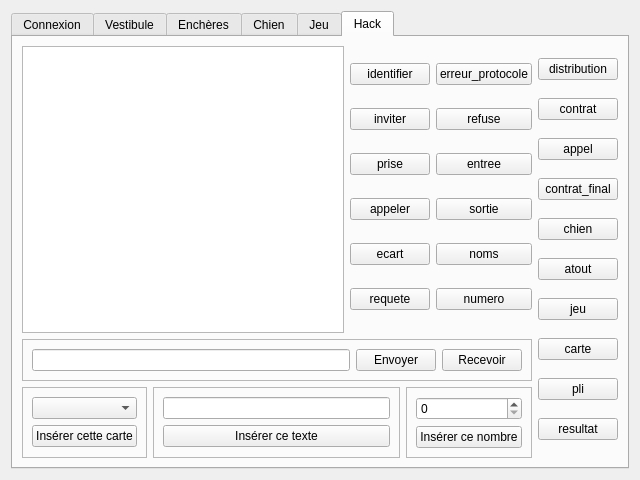
<?xml version="1.0" encoding="UTF-8"?>
<ui version="4.0">
 <class>client</class>
 <widget class="QWidget" name="client">
  <property name="geometry">
   <rect>
    <x>0</x>
    <y>0</y>
    <width>640</width>
    <height>480</height>
   </rect>
  </property>
  <property name="windowTitle">
   <string>Client</string>
  </property>
  <layout class="QGridLayout" name="gridLayout">
   <item row="1" column="0">
    <widget class="QTabWidget" name="tabs">
     <property name="tabShape">
      <enum>QTabWidget::Rounded</enum>
     </property>
     <property name="currentIndex">
      <number>5</number>
     </property>
     <property name="elideMode">
      <enum>Qt::ElideNone</enum>
     </property>
     <widget class="QWidget" name="page_connexion">
      <attribute name="title">
       <string>Connexion</string>
      </attribute>
      <layout class="QGridLayout" name="gridLayout_5">
       <item row="1" column="2">
        <spacer name="horizontalSpacer_2">
         <property name="orientation">
          <enum>Qt::Horizontal</enum>
         </property>
         <property name="sizeHint" stdset="0">
          <size>
           <width>40</width>
           <height>20</height>
          </size>
         </property>
        </spacer>
       </item>
       <item row="0" column="1">
        <spacer name="verticalSpacer">
         <property name="orientation">
          <enum>Qt::Vertical</enum>
         </property>
         <property name="sizeHint" stdset="0">
          <size>
           <width>20</width>
           <height>40</height>
          </size>
         </property>
        </spacer>
       </item>
       <item row="2" column="1">
        <spacer name="verticalSpacer_2">
         <property name="orientation">
          <enum>Qt::Vertical</enum>
         </property>
         <property name="sizeHint" stdset="0">
          <size>
           <width>20</width>
           <height>40</height>
          </size>
         </property>
        </spacer>
       </item>
       <item row="1" column="0">
        <spacer name="horizontalSpacer">
         <property name="orientation">
          <enum>Qt::Horizontal</enum>
         </property>
         <property name="sizeHint" stdset="0">
          <size>
           <width>40</width>
           <height>20</height>
          </size>
         </property>
        </spacer>
       </item>
       <item row="1" column="1">
        <widget class="QFrame" name="frame">
         <property name="frameShape">
          <enum>QFrame::StyledPanel</enum>
         </property>
         <property name="frameShadow">
          <enum>QFrame::Raised</enum>
         </property>
         <layout class="QGridLayout" name="gridLayout_6">
          <item row="0" column="0">
           <widget class="QLabel" name="label">
            <property name="text">
             <string>Adresse IP :</string>
            </property>
           </widget>
          </item>
          <item row="0" column="1">
           <widget class="QLineEdit" name="champ_IP"/>
          </item>
          <item row="1" column="0">
           <widget class="QLabel" name="label_2">
            <property name="text">
             <string>Port :</string>
            </property>
           </widget>
          </item>
          <item row="1" column="1">
           <widget class="QSpinBox" name="spinBox">
            <property name="minimum">
             <number>1</number>
            </property>
            <property name="maximum">
             <number>65535</number>
            </property>
            <property name="value">
             <number>45678</number>
            </property>
           </widget>
          </item>
          <item row="2" column="0" colspan="2">
           <widget class="QPushButton" name="connecter">
            <property name="text">
             <string>Connexion</string>
            </property>
            <property name="checkable">
             <bool>true</bool>
            </property>
           </widget>
          </item>
         </layout>
        </widget>
       </item>
      </layout>
     </widget>
     <widget class="QWidget" name="page_vestibule">
      <attribute name="title">
       <string>Vestibule</string>
      </attribute>
      <layout class="QGridLayout" name="gridLayout_2">
       <item row="0" column="0">
        <layout class="QHBoxLayout" name="horizontalLayout_3">
         <item>
          <widget class="QLineEdit" name="champ_nom">
           <property name="text">
            <string/>
           </property>
           <property name="maxLength">
            <number>16</number>
           </property>
           <property name="placeholderText">
            <string>Entrez votre nom ici...</string>
           </property>
          </widget>
         </item>
         <item>
          <widget class="QPushButton" name="identifier">
           <property name="text">
            <string>OK</string>
           </property>
           <property name="checkable">
            <bool>true</bool>
           </property>
           <property name="checked">
            <bool>false</bool>
           </property>
          </widget>
         </item>
        </layout>
       </item>
       <item row="1" column="0">
        <layout class="QHBoxLayout" name="horizontalLayout_4">
         <item>
          <widget class="QListView" name="vestibule">
           <property name="selectionMode">
            <enum>QAbstractItemView::MultiSelection</enum>
           </property>
          </widget>
         </item>
         <item>
          <widget class="QPushButton" name="inviter">
           <property name="sizePolicy">
            <sizepolicy hsizetype="Minimum" vsizetype="Expanding">
             <horstretch>0</horstretch>
             <verstretch>0</verstretch>
            </sizepolicy>
           </property>
           <property name="text">
            <string>Inviter</string>
           </property>
          </widget>
         </item>
        </layout>
       </item>
      </layout>
     </widget>
     <widget class="QWidget" name="page_encheres">
      <attribute name="title">
       <string>Enchères</string>
      </attribute>
      <layout class="QGridLayout" name="gridLayout_3">
       <item row="0" column="0">
        <layout class="QGridLayout" name="gridLayout_4">
         <item row="0" column="1">
          <widget class="QLabel" name="label_4">
           <property name="text">
            <string>Vos cartes</string>
           </property>
          </widget>
         </item>
         <item row="0" column="0">
          <widget class="QLabel" name="label_3">
           <property name="text">
            <string>Enchères</string>
           </property>
          </widget>
         </item>
         <item row="1" column="0">
          <widget class="QListView" name="vue_enchres">
           <property name="editTriggers">
            <set>QAbstractItemView::NoEditTriggers</set>
           </property>
          </widget>
         </item>
         <item row="1" column="1">
          <widget class="QListView" name="vue_cartes">
           <property name="editTriggers">
            <set>QAbstractItemView::NoEditTriggers</set>
           </property>
          </widget>
         </item>
        </layout>
       </item>
       <item row="0" column="1">
        <layout class="QVBoxLayout" name="verticalLayout">
         <item>
          <widget class="QRadioButton" name="passe">
           <property name="text">
            <string>Passe</string>
           </property>
           <property name="checked">
            <bool>true</bool>
           </property>
          </widget>
         </item>
         <item>
          <widget class="QRadioButton" name="prise">
           <property name="text">
            <string>Prise</string>
           </property>
          </widget>
         </item>
         <item>
          <widget class="QRadioButton" name="garde">
           <property name="text">
            <string>Garde</string>
           </property>
          </widget>
         </item>
         <item>
          <widget class="QRadioButton" name="garde_sans">
           <property name="text">
            <string>Garde Sans</string>
           </property>
          </widget>
         </item>
         <item>
          <widget class="QRadioButton" name="garde_contre">
           <property name="text">
            <string>Garde Contre</string>
           </property>
          </widget>
         </item>
         <item>
          <widget class="QPushButton" name="priser">
           <property name="text">
            <string>Ok</string>
           </property>
          </widget>
         </item>
         <item>
          <spacer name="verticalSpacer_3">
           <property name="orientation">
            <enum>Qt::Vertical</enum>
           </property>
           <property name="sizeHint" stdset="0">
            <size>
             <width>20</width>
             <height>40</height>
            </size>
           </property>
          </spacer>
         </item>
        </layout>
       </item>
       <item row="1" column="0" colspan="2">
        <layout class="QHBoxLayout" name="horizontalLayout_2">
         <item>
          <widget class="QComboBox" name="champ_appel"/>
         </item>
         <item>
          <widget class="QPushButton" name="appeler">
           <property name="text">
            <string>Appeler</string>
           </property>
          </widget>
         </item>
        </layout>
       </item>
      </layout>
     </widget>
     <widget class="QWidget" name="page_chien">
      <attribute name="title">
       <string>Chien</string>
      </attribute>
      <layout class="QHBoxLayout" name="horizontalLayout">
       <item>
        <widget class="QListView" name="vue_cartes_chien">
         <property name="editTriggers">
          <set>QAbstractItemView::NoEditTriggers</set>
         </property>
         <property name="selectionMode">
          <enum>QAbstractItemView::MultiSelection</enum>
         </property>
        </widget>
       </item>
       <item>
        <layout class="QVBoxLayout" name="verticalLayout_2">
         <item>
          <widget class="QLabel" name="label_chien">
           <property name="text">
            <string>Chien inconnu</string>
           </property>
           <property name="alignment">
            <set>Qt::AlignCenter</set>
           </property>
          </widget>
         </item>
         <item>
          <widget class="QPushButton" name="ecarter">
           <property name="text">
            <string>Écarter</string>
           </property>
          </widget>
         </item>
         <item>
          <widget class="QLabel" name="label_ecart">
           <property name="text">
            <string>Écart inconnu</string>
           </property>
           <property name="alignment">
            <set>Qt::AlignCenter</set>
           </property>
          </widget>
         </item>
        </layout>
       </item>
      </layout>
     </widget>
     <widget class="QWidget" name="page_jeu">
      <attribute name="title">
       <string>Jeu</string>
      </attribute>
      <layout class="QGridLayout" name="gridLayout_7">
       <item row="0" column="0" rowspan="2">
        <widget class="QListView" name="vue_cartes_jeu">
         <property name="editTriggers">
          <set>QAbstractItemView::NoEditTriggers</set>
         </property>
        </widget>
       </item>
       <item row="0" column="1">
        <widget class="QPushButton" name="jouer">
         <property name="text">
          <string>Jouer</string>
         </property>
        </widget>
       </item>
       <item row="1" column="1">
        <widget class="QTableView" name="vue_tapis"/>
       </item>
      </layout>
     </widget>
     <widget class="QWidget" name="tab">
      <attribute name="title">
       <string>Hack</string>
      </attribute>
      <layout class="QGridLayout" name="gridLayout_8">
       <item row="0" column="0">
        <widget class="QListView" name="vue_messages"/>
       </item>
       <item row="0" column="1">
        <layout class="QVBoxLayout" name="verticalLayout_6">
         <item>
          <widget class="QPushButton" name="preparer_identifier">
           <property name="text">
            <string>identifier</string>
           </property>
          </widget>
         </item>
         <item>
          <widget class="QPushButton" name="preparer_inviter">
           <property name="text">
            <string>inviter</string>
           </property>
          </widget>
         </item>
         <item>
          <widget class="QPushButton" name="preparer_prise">
           <property name="text">
            <string>prise</string>
           </property>
          </widget>
         </item>
         <item>
          <widget class="QPushButton" name="preparer_appeler">
           <property name="text">
            <string>appeler</string>
           </property>
          </widget>
         </item>
         <item>
          <widget class="QPushButton" name="preparer_ecart">
           <property name="text">
            <string>ecart</string>
           </property>
          </widget>
         </item>
         <item>
          <widget class="QPushButton" name="preparer_requete">
           <property name="text">
            <string>requete</string>
           </property>
          </widget>
         </item>
        </layout>
       </item>
       <item row="0" column="2">
        <layout class="QVBoxLayout" name="verticalLayout_7">
         <item>
          <widget class="QPushButton" name="preparer_erreur_protocole">
           <property name="text">
            <string>erreur_protocole</string>
           </property>
          </widget>
         </item>
         <item>
          <widget class="QPushButton" name="preparer_refuse">
           <property name="text">
            <string>refuse</string>
           </property>
          </widget>
         </item>
         <item>
          <widget class="QPushButton" name="preparer_entree">
           <property name="text">
            <string>entree</string>
           </property>
          </widget>
         </item>
         <item>
          <widget class="QPushButton" name="preparer_sortie">
           <property name="text">
            <string>sortie</string>
           </property>
          </widget>
         </item>
         <item>
          <widget class="QPushButton" name="preparer_noms">
           <property name="text">
            <string>noms</string>
           </property>
          </widget>
         </item>
         <item>
          <widget class="QPushButton" name="preparer_numero">
           <property name="text">
            <string>numero</string>
           </property>
          </widget>
         </item>
        </layout>
       </item>
       <item row="0" column="3" rowspan="2">
        <layout class="QVBoxLayout" name="verticalLayout_8">
         <item>
          <widget class="QPushButton" name="preparer_distribution">
           <property name="text">
            <string>distribution</string>
           </property>
          </widget>
         </item>
         <item>
          <widget class="QPushButton" name="preparer_contrat">
           <property name="text">
            <string>contrat</string>
           </property>
          </widget>
         </item>
         <item>
          <widget class="QPushButton" name="preparer_appel">
           <property name="text">
            <string>appel</string>
           </property>
          </widget>
         </item>
         <item>
          <widget class="QPushButton" name="preparer_contrat_final">
           <property name="text">
            <string>contrat_final</string>
           </property>
          </widget>
         </item>
         <item>
          <widget class="QPushButton" name="preparer_chien">
           <property name="text">
            <string>chien</string>
           </property>
          </widget>
         </item>
         <item>
          <widget class="QPushButton" name="preparer_atout">
           <property name="text">
            <string>atout</string>
           </property>
          </widget>
         </item>
         <item>
          <widget class="QPushButton" name="preparer_jeu">
           <property name="text">
            <string>jeu</string>
           </property>
          </widget>
         </item>
         <item>
          <widget class="QPushButton" name="preparer_carte">
           <property name="text">
            <string>carte</string>
           </property>
          </widget>
         </item>
         <item>
          <widget class="QPushButton" name="preparer_pli">
           <property name="text">
            <string>pli</string>
           </property>
          </widget>
         </item>
         <item>
          <widget class="QPushButton" name="preparer_resultat">
           <property name="text">
            <string>resultat</string>
           </property>
          </widget>
         </item>
        </layout>
       </item>
       <item row="1" column="0" colspan="3">
        <layout class="QGridLayout" name="gridLayout_9">
         <item row="1" column="1">
          <widget class="QFrame" name="frame_4">
           <property name="frameShape">
            <enum>QFrame::StyledPanel</enum>
           </property>
           <property name="frameShadow">
            <enum>QFrame::Raised</enum>
           </property>
           <layout class="QVBoxLayout" name="verticalLayout_4">
            <item>
             <widget class="QLineEdit" name="champ_texte_hack"/>
            </item>
            <item>
             <widget class="QPushButton" name="pushButton">
              <property name="text">
               <string>Insérer ce texte</string>
              </property>
             </widget>
            </item>
           </layout>
          </widget>
         </item>
         <item row="1" column="2">
          <widget class="QFrame" name="frame_5">
           <property name="frameShape">
            <enum>QFrame::StyledPanel</enum>
           </property>
           <property name="frameShadow">
            <enum>QFrame::Raised</enum>
           </property>
           <layout class="QVBoxLayout" name="verticalLayout_5">
            <item>
             <widget class="QSpinBox" name="champ_nombre_hack">
              <property name="maximum">
               <number>255</number>
              </property>
             </widget>
            </item>
            <item>
             <widget class="QPushButton" name="pushButton_2">
              <property name="text">
               <string>Insérer ce nombre</string>
              </property>
             </widget>
            </item>
           </layout>
          </widget>
         </item>
         <item row="1" column="0">
          <widget class="QFrame" name="frame_3">
           <property name="frameShape">
            <enum>QFrame::StyledPanel</enum>
           </property>
           <property name="frameShadow">
            <enum>QFrame::Raised</enum>
           </property>
           <layout class="QVBoxLayout" name="verticalLayout_3">
            <item>
             <widget class="QComboBox" name="champ_carte_hack"/>
            </item>
            <item>
             <widget class="QPushButton" name="inserer_carte">
              <property name="text">
               <string>Insérer cette carte</string>
              </property>
             </widget>
            </item>
           </layout>
          </widget>
         </item>
         <item row="0" column="0" colspan="3">
          <widget class="QFrame" name="frame_2">
           <property name="frameShape">
            <enum>QFrame::StyledPanel</enum>
           </property>
           <property name="frameShadow">
            <enum>QFrame::Raised</enum>
           </property>
           <layout class="QHBoxLayout" name="horizontalLayout_5">
            <item>
             <widget class="QLineEdit" name="champ_hack"/>
            </item>
            <item>
             <widget class="QPushButton" name="envoyer">
              <property name="text">
               <string>Envoyer</string>
              </property>
             </widget>
            </item>
            <item>
             <widget class="QPushButton" name="recevoir">
              <property name="text">
               <string>Recevoir</string>
              </property>
             </widget>
            </item>
           </layout>
          </widget>
         </item>
        </layout>
       </item>
      </layout>
      <zorder>vue_messages</zorder>
      <zorder>gridLayoutWidget_2</zorder>
      <zorder>verticalLayoutWidget_4</zorder>
      <zorder>verticalLayoutWidget_3</zorder>
      <zorder>verticalLayoutWidget_5</zorder>
      <zorder>frame_2</zorder>
      <zorder>frame_2</zorder>
     </widget>
    </widget>
   </item>
  </layout>
 </widget>
 <resources/>
 <connections/>
</ui>
